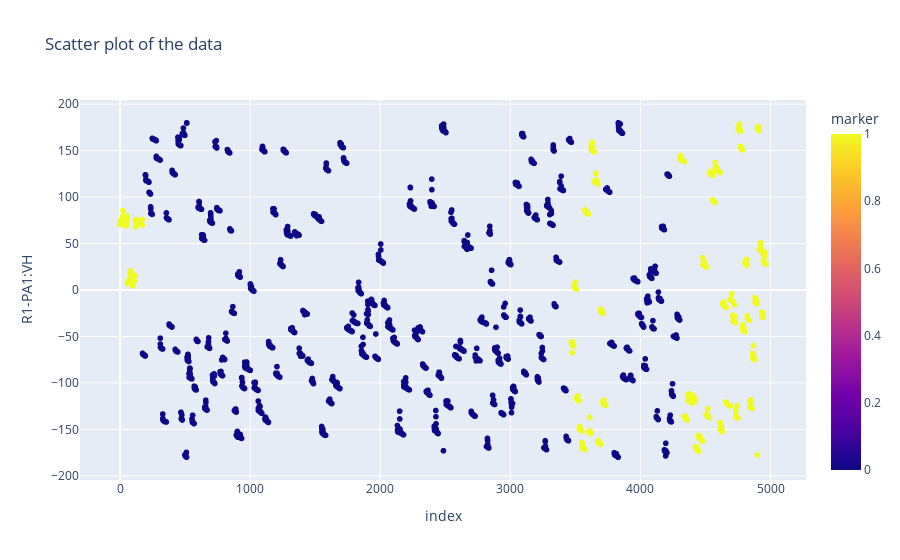

Write notebook code for a chart like this one.
### Code cell
# Draw a scatter plot of the data
def draw_scatter_plot(df, features_list, title):
    fig = px.scatter(df, x=features_list[0], y=features_list[1], color='marker', title=title)
    fig.show()

draw_scatter_plot(df, features_list, "Scatter plot of the data")

### Figure 1 — Plotly figure (JSON) as saved in the notebook; plotly's stock layout.template omitted (floating-point values rounded to 4 significant figures; data arrays with more than 128 entries replaced by an {"elided": "..."} marker saying what was removed)
{"data": [{"hovertemplate": "index=%{x}<br>R1-PA1:VH=%{y}<br>marker=%{marker.color}<extra></extra>", "legendgroup": "", "marker": {"color": {"elided": "4618 int values"}, "coloraxis": "coloraxis", "symbol": "circle"}, "mode": "markers", "name": "", "showlegend": false, "type": "scattergl", "x": {"elided": "4618 int values"}, "xaxis": "x", "y": {"elided": "4618 float values"}, "yaxis": "y"}], "layout": {"coloraxis": {"colorbar": {"title": {"text": "marker"}}, "colorscale": [[0, "#0d0887"], [0.1111, "#46039f"], [0.2222, "#7201a8"], [0.3333, "#9c179e"], [0.4444, "#bd3786"], [0.5556, "#d8576b"], [0.6667, "#ed7953"], [0.7778, "#fb9f3a"], [0.8889, "#fdca26"], [1, "#f0f921"]]}, "legend": {"tracegroupgap": 0}, "title": {"text": "Scatter plot of the data"}, "xaxis": {"anchor": "y", "domain": [0, 1], "title": {"text": "index"}}, "yaxis": {"anchor": "x", "domain": [0, 1], "title": {"text": "R1-PA1:VH"}}}}
